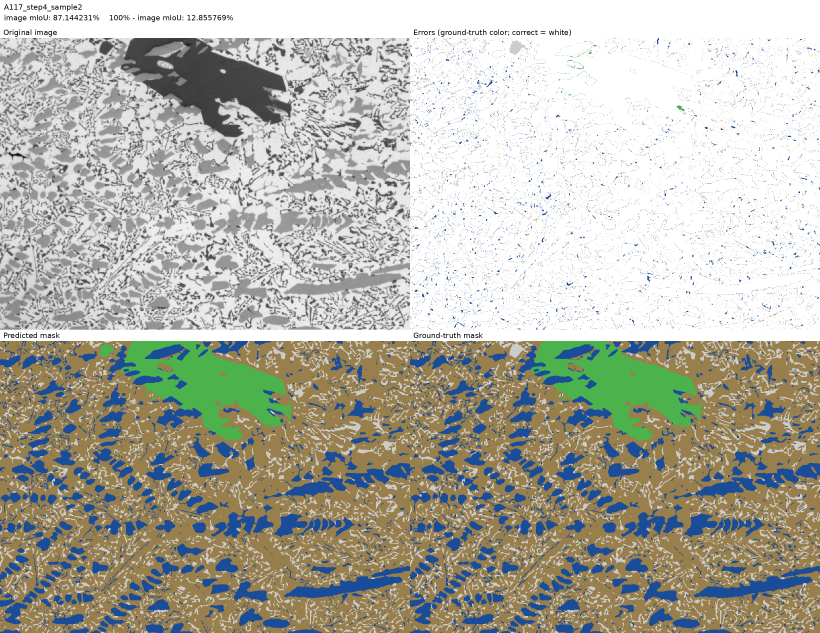
#> input picture media/A117_step4_sample2.png, 2460 x 1898 px (shown at 1/3 size)
$ python -i valid_test_similarity_audit.py   (imports and definitions only)   (older library calls are emulated)
#> lines starting #> are read from the running program, lines starting #| are printed output that depends on the picture
#!/usr/bin/env python3
"""Label-free train/valid/test image-domain comparison for KoMaP."""

from __future__ import annotations

import argparse
import json
import re
from collections import Counter
from pathlib import Path

import cv2
import numpy as np
from PIL import Image
from scipy.spatial.distance import cdist


FEATURES = (
    "gray_mean", "gray_std", "gray_p10", "gray_p90", "gray_entropy_16bin",
    "dark_fraction_lt32", "bright_fraction_ge224",
    "gradient_mean_over_std", "gradient_p90_over_std",
    "laplacian_variance_over_std2", "neighbor_difference_lag1_over_std",
    "neighbor_difference_lag4_over_std", "neighbor_difference_lag16_over_std",
    "gradient_anisotropy", "local_std_mean_over_std",
)
INTENSITY_FEATURES = set(range(7))
GROUP_RE = re.compile(r"^(A\d+)")
STEP_RE = re.compile(r"step\d+")


def image_features(path: Path) -> dict:
    raw = np.asarray(Image.open(path).convert("L"), np.float32)
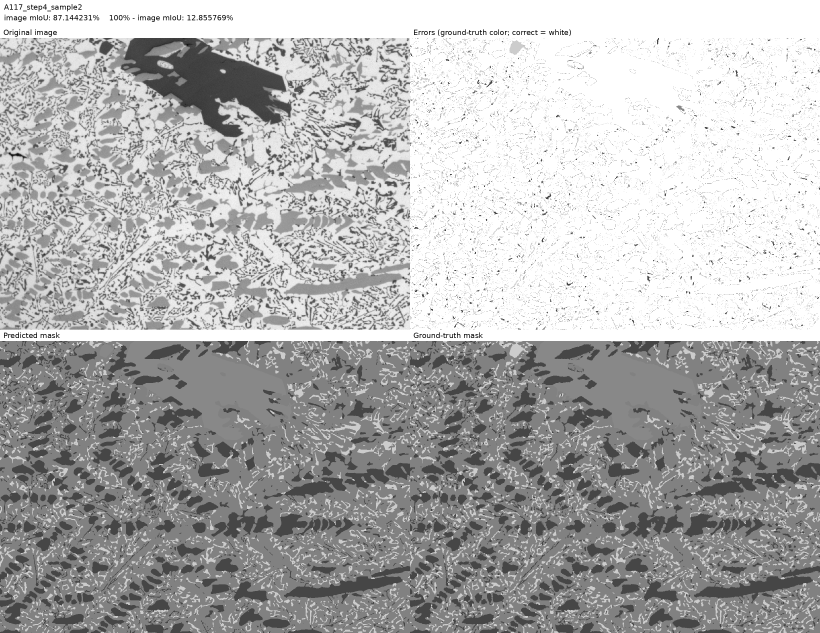
#> raw: shape (1898, 2460) float32 (shown at 1/3 size); min 0, max 255, mean 176.7
    height, width = raw.shape
#> height = 1898; width = 2460
    mean = float(raw.mean())
#> mean = 176.7
    std = max(float(raw.std()), 1e-5)
#> std = 65.3
    hist, _ = np.histogram(raw, bins=16, range=(0, 256))
#> hist = [5628, 796, 759, 19126, 490077, 26196, 31811, 35584, 1566651, 147882, 70203, 75993, 354603, 206616, 254996, 1382159]
    p = hist.astype(np.float64) / max(int(hist.sum()), 1)
#> p = [0.00121, 0.00017, 0.000163, 0.0041, 0.105, 0.00561, 0.00681, 0.00762, 0.336, 0.0317, 0.015, 0.0163, 0.0759, 0.0443, 0.0546, 0.296]
    entropy = float(-np.sum(p[p > 0] * np.log2(p[p > 0])))
#> entropy = 2.64
    small = cv2.resize(raw, (512, 512), interpolation=cv2.INTER_AREA)
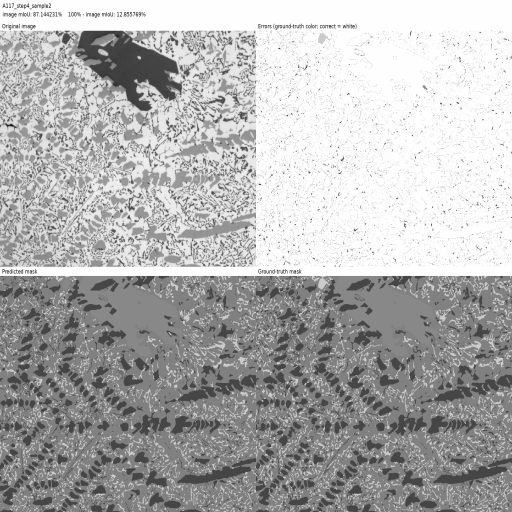
#> small: shape (512, 512) float32; min 19.49, max 255, mean 176.7
    gx = cv2.Sobel(small, cv2.CV_32F, 1, 0, ksize=3)
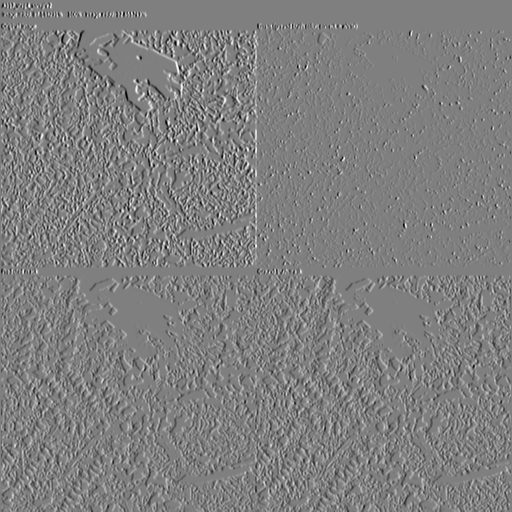
#> gx: shape (512, 512) float32; min -598.6, max 598.6, mean 0.5; drawn with min black and max white
    gy = cv2.Sobel(small, cv2.CV_32F, 0, 1, ksize=3)
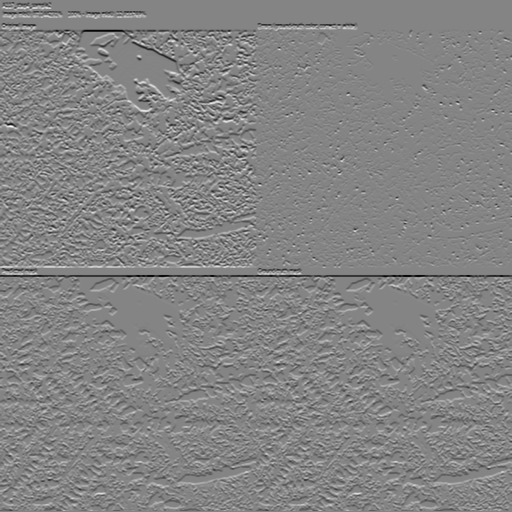
#> gy: shape (512, 512) float32; min -798.3, max 736.9, mean -2.1; drawn with min black and max white
    gradient = cv2.magnitude(gx, gy)
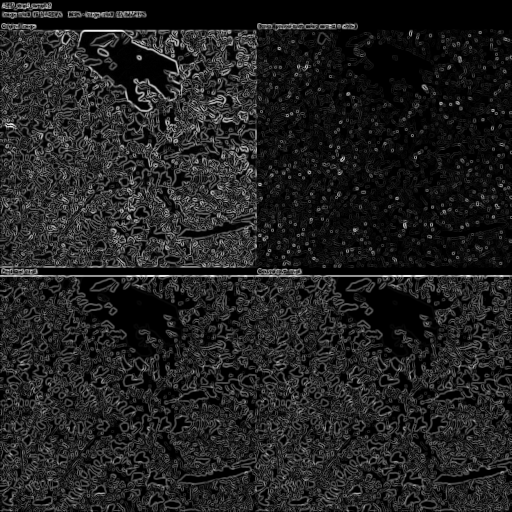
#> gradient: shape (512, 512) float32; min 0, max 798.3, mean 104.1; drawn with min black and max white
    lap = cv2.Laplacian(small, cv2.CV_32F, ksize=3)
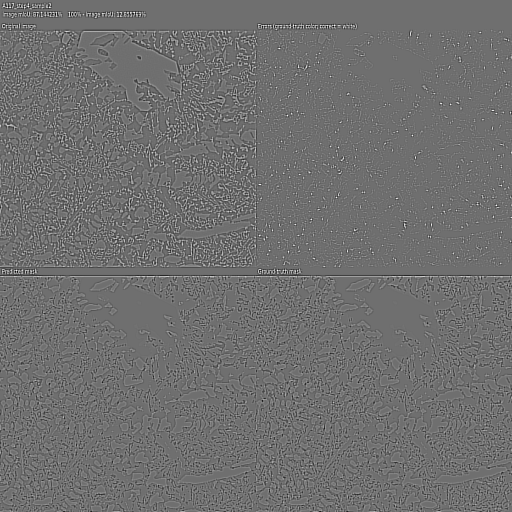
#> lap: shape (512, 512) float32; min -1040.4, max 1337.5, mean 0.1; drawn with min black and max white
    local_var = np.maximum(cv2.blur(small * small, (7, 7)) - cv2.blur(small, (7, 7)) ** 2, 0)
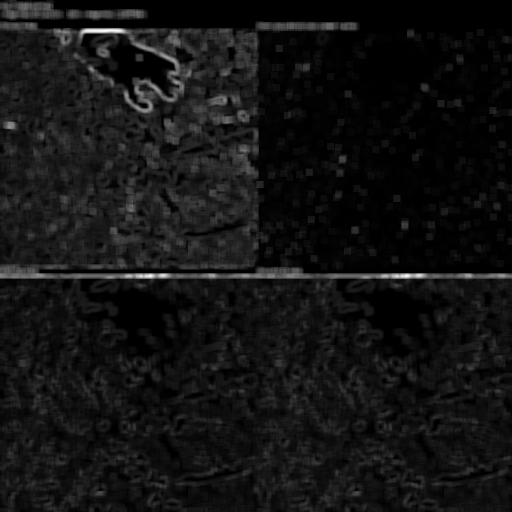
#> local_var: shape (512, 512) float32; min 0, max 8220.4, mean 632.5; drawn with min black and max white
    features = [
        mean, std, float(np.percentile(raw, 10)), float(np.percentile(raw, 90)),
        entropy, float(np.mean(raw < 32)), float(np.mean(raw >= 224)),
        float(gradient.mean() / std), float(np.percentile(gradient, 90) / std),
        float(lap.var() / (std * std)),
    ]
#> features = [176.7, 65.3, 70, 255, 2.64, 0.00138, 0.351, 1.59, 3.77, 6.12]
    for lag in (1, 4, 16):
        features.append(float(np.mean(np.abs(small[:, lag:] - small[:, :-lag])) / std))
#> after the loop, features = [176.7, 65.3, 70, 255, 2.64, 0.00138, 0.351, 1.59, 3.77, 6.12, 0.206, 0.339, 0.406]
    energy_x = float(np.mean(gx * gx))
#> energy_x = 9973
    energy_y = float(np.mean(gy * gy))
#> energy_y = 11967
    features.append(abs(energy_x - energy_y) / max(energy_x + energy_y, 1e-8))
    features.append(float(np.mean(np.sqrt(local_var)) / std))
    if len(features) != len(FEATURES) or not np.isfinite(features).all():
        raise ValueError(f"invalid image features: {path}")
#> (the run stopped early here; a loop or call above may not have finished)

$ run again, on media/A71_step2_sample1.png
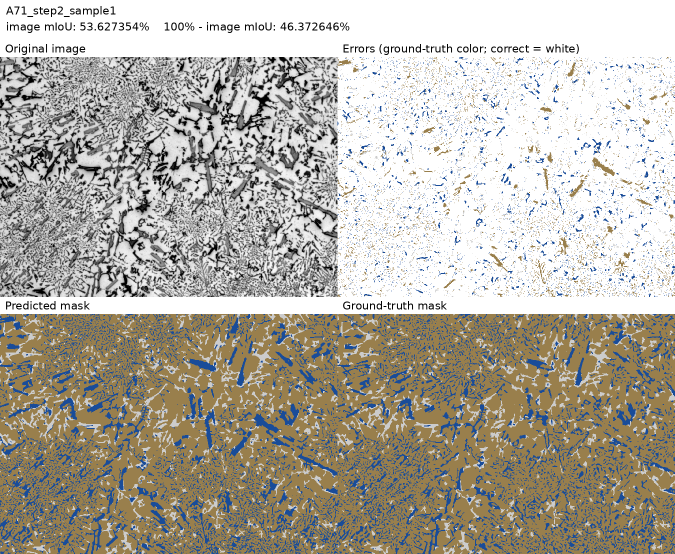
#> input picture media/A71_step2_sample1.png, 1350 x 1108 px (shown at 1/2 size)
#> in image_features, `raw = np.asarray(Image.open(path).convert("L"), np.float32)`:
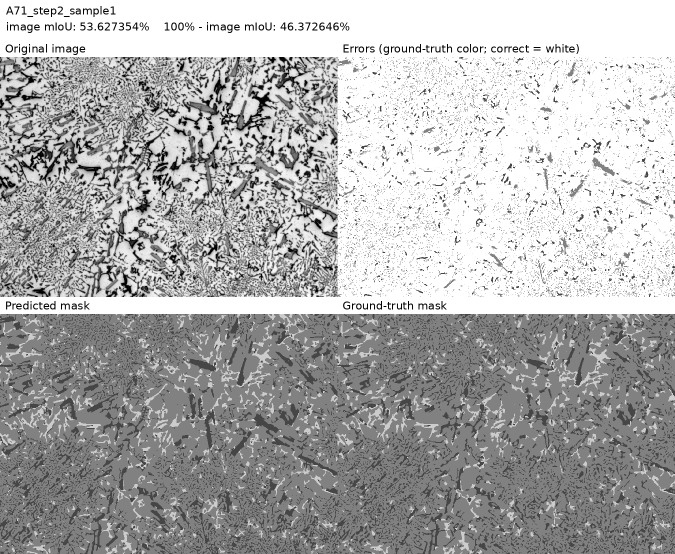
#> raw: shape (1108, 1350) float32 (shown at 1/2 size); min 0, max 255, mean 173.9
#> mean = 173.9
#> std = 69.68
#> hist = [17036, 7401, 8830, 10293, 138974, 14987, 15828, 17210, 511861, 17677, 19810, 24991, 95913, 65440, 44616, 484933]
#> p = [0.0114, 0.00495, 0.0059, 0.00688, 0.0929, 0.01, 0.0106, 0.0115, 0.342, 0.0118, 0.0132, 0.0167, 0.0641, 0.0437, 0.0298, 0.324]
#> entropy = 2.65
#> in image_features, `local_var = np.maximum(cv2.blur(small * small, (7, 7)) - cv2.blur(smal..`:
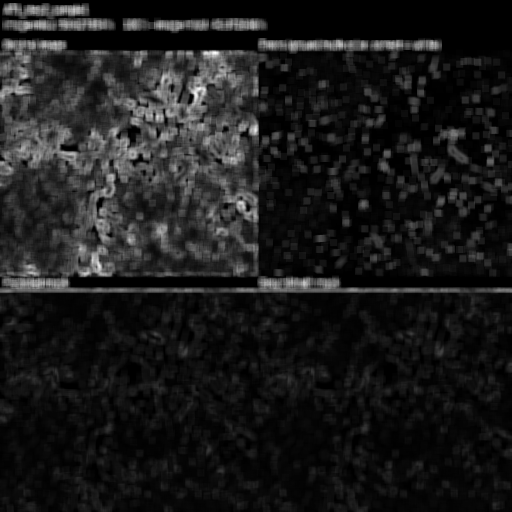
#> local_var: shape (512, 512) float32; min 0, max 10372.5, mean 1130.9; drawn with min black and max white
#> in image_features, `features = [ mean, std, float(np.percentile(raw, 10)), float(np.percen..`: features = [173.9, 69.68, 70, 255, 2.65, 0.0163, 0.354, 1.96, 4.96, 11]
#> after the loop in image_features, `for lag in (1, 4, 16):`: features = [173.9, 69.68, 70, 255, 2.65, 0.0163, 0.354, 1.96, 4.96, 11, 0.28, 0.426, 0.447]
#> energy_x = 22122.6
#> energy_y = 18934
